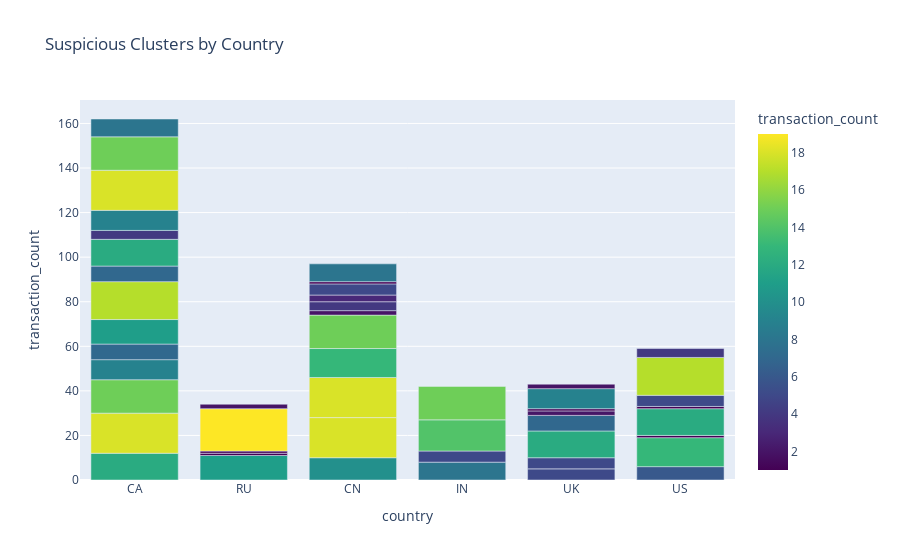
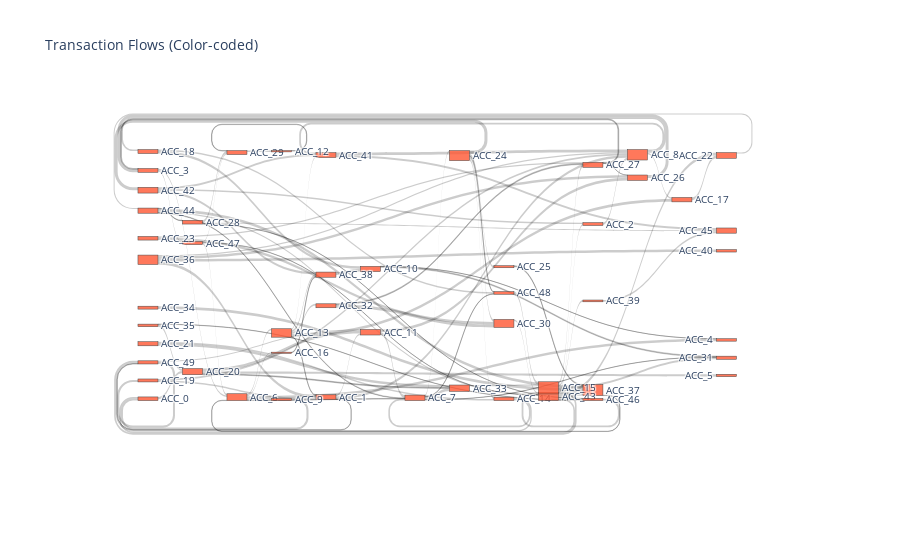

The notebook cell saved with these charts, in order:
### Code cell
neptune_endpoint = "wss://neptunedbcluster-ovklzbmd7ywv.cluster-ctij9o7ncbvq.us-east-1.neptune.amazonaws.com:8182/gremlin"

aml_system = EnhancedAMLSystem(neptune_endpoint)

aml_system.test_visualizations()

### Figure 1 — Plotly figure (JSON) as saved in the notebook; plotly's stock layout.template omitted (floating-point values rounded to 4 significant figures)
{"data": [{"alignmentgroup": "True", "hovertemplate": "country=%{x}<br>transaction_count=%{marker.color}<extra></extra>", "legendgroup": "", "marker": {"color": [12, 18, 15, 11, 10, 9, 18, 18, 8, 13, 5, 5, 6, 15, 1, 1, 7, 13, 5, 11, 2, 12, 17, 19, 7, 7, 4, 3, 1, 12, 1, 12, 5, 2, 17, 14, 4, 5, 2, 1, 4, 9, 9, 18, 1, 15, 8, 15, 8, 2], "coloraxis": "coloraxis", "pattern": {"shape": ""}}, "name": "", "offsetgroup": "", "orientation": "v", "showlegend": false, "textposition": "auto", "type": "bar", "x": ["CA", "CA", "CA", "RU", "CN", "CA", "CN", "CN", "IN", "CN", "IN", "UK", "US", "CN", "RU", "RU", "CA", "US", "UK", "CA", "CN", "UK", "CA", "RU", "CA", "UK", "CN", "CN", "US", "US", "US", "CA", "US", "UK", "US", "IN", "CA", "CN", "RU", "UK", "US", "CA", "UK", "CA", "CN", "CA", "CN", "IN", "CA", "UK"], "xaxis": "x", "y": [12, 18, 15, 11, 10, 9, 18, 18, 8, 13, 5, 5, 6, 15, 1, 1, 7, 13, 5, 11, 2, 12, 17, 19, 7, 7, 4, 3, 1, 12, 1, 12, 5, 2, 17, 14, 4, 5, 2, 1, 4, 9, 9, 18, 1, 15, 8, 15, 8, 2], "yaxis": "y"}], "layout": {"barmode": "relative", "coloraxis": {"colorbar": {"title": {"text": "transaction_count"}}, "colorscale": [[0, "#440154"], [0.1111, "#482878"], [0.2222, "#3e4989"], [0.3333, "#31688e"], [0.4444, "#26828e"], [0.5556, "#1f9e89"], [0.6667, "#35b779"], [0.7778, "#6ece58"], [0.8889, "#b5de2b"], [1, "#fde725"]]}, "legend": {"tracegroupgap": 0}, "title": {"text": "Suspicious Clusters by Country"}, "xaxis": {"anchor": "y", "domain": [0, 1], "title": {"text": "country"}}, "yaxis": {"anchor": "x", "domain": [0, 1], "title": {"text": "transaction_count"}}}}

### Figure 2 — Plotly figure (JSON) as saved in the notebook; plotly's stock layout.template omitted (floating-point values rounded to 4 significant figures)
{"data": [{"link": {"source": [4, 17, 17, 17, 7, 7, 19, 19, 35, 49, 49, 49, 49, 49, 27, 27, 36, 36, 36, 36, 36, 36, 37, 34, 0, 0, 5, 5, 41, 40, 40, 40, 1, 1, 30, 24, 24, 26, 26, 26, 26, 26, 31, 43, 25, 25, 48, 48, 48, 29, 3, 3, 47, 15, 15, 16, 6, 2, 2, 45, 45, 45, 45, 20, 22, 39, 32, 32, 9, 9, 9, 33, 33, 33, 33, 11, 11, 11, 11, 44, 12, 12, 12, 28, 13, 13, 14, 14, 14, 14, 14, 23, 23, 23, 23, 38, 38, 38, 18], "target": [40, 19, 13, 38, 42, 21, 43, 23, 29, 17, 34, 15, 22, 32, 13, 23, 25, 42, 20, 39, 44, 13, 22, 30, 7, 28, 17, 38, 38, 19, 16, 8, 27, 16, 11, 25, 47, 27, 31, 47, 9, 28, 20, 3, 43, 3, 29, 10, 44, 35, 12, 14, 33, 25, 47, 36, 20, 40, 44, 17, 43, 46, 38, 14, 7, 10, 10, 38, 41, 22, 32, 4, 41, 30, 20, 48, 20, 33, 23, 36, 29, 33, 14, 36, 19, 5, 49, 37, 21, 23, 18, 26, 42, 16, 28, 34, 0, 32, 4], "value": [7752.0, 5134.0, 1062.0, 8843.0, 2983.0, 154.6, 8560.0, 9416.0, 1531.0, 1653.0, 9518.0, 5462.0, 6969.0, 3984.0, 4041.0, 5150.0, 9431.0, 6848.0, 6604.0, 5904.0, 5761.0, 5267.0, 2303.0, 9413.0, 7934.0, 4884.0, 4521.0, 5198.0, 7181.0, 9509.0, 2799.0, 7807.0, 5068.0, 8388.0, 3316.0, 3766.0, 8130.0, 6085.0, 6689.0, 8232.0, 9948.0, 2014.0, 2943.0, 9607.0, 437.4, 2848.0, 7724.0, 3897.0, 554.7, 4225.0, 5400.0, 4836.0, 5237.0, 3200.0, 9846.0, 4010.0, 9592.0, 7787.0, 714.0, 9667.0, 8614.0, 7920.0, 4635.0, 1072.0, 9234.0, 5806.0, 7350.0, 8329.0, 4651.0, 7632.0, 6647.0, 5155.0, 4644.0, 9317.0, 7956.0, 1897.0, 9307.0, 3781.0, 1886.0, 5924.0, 3658.0, 744.9, 5773.0, 8608.0, 3396.0, 6639.0, 4474.0, 3770.0, 7802.0, 1582.0, 4687.0, 4602.0, 364.4, 9489.0, 1435.0, 4960.0, 4955.0, 5662.0, 6760.0]}, "node": {"color": ["rgba(255, 87, 51, 0.8)", "rgba(255, 87, 51, 0.8)", "rgba(255, 87, 51, 0.8)", "rgba(255, 87, 51, 0.8)", "rgba(255, 87, 51, 0.8)", "rgba(255, 87, 51, 0.8)", "rgba(255, 87, 51, 0.8)", "rgba(255, 87, 51, 0.8)", "rgba(255, 87, 51, 0.8)", "rgba(255, 87, 51, 0.8)", "rgba(255, 87, 51, 0.8)", "rgba(255, 87, 51, 0.8)", "rgba(255, 87, 51, 0.8)", "rgba(255, 87, 51, 0.8)", "rgba(255, 87, 51, 0.8)", "rgba(255, 87, 51, 0.8)", "rgba(255, 87, 51, 0.8)", "rgba(255, 87, 51, 0.8)", "rgba(255, 87, 51, 0.8)", "rgba(255, 87, 51, 0.8)", "rgba(255, 87, 51, 0.8)", "rgba(255, 87, 51, 0.8)", "rgba(255, 87, 51, 0.8)", "rgba(255, 87, 51, 0.8)", "rgba(255, 87, 51, 0.8)", "rgba(255, 87, 51, 0.8)", "rgba(255, 87, 51, 0.8)", "rgba(255, 87, 51, 0.8)", "rgba(255, 87, 51, 0.8)", "rgba(255, 87, 51, 0.8)", "rgba(255, 87, 51, 0.8)", "rgba(255, 87, 51, 0.8)", "rgba(255, 87, 51, 0.8)", "rgba(255, 87, 51, 0.8)", "rgba(255, 87, 51, 0.8)", "rgba(255, 87, 51, 0.8)", "rgba(255, 87, 51, 0.8)", "rgba(255, 87, 51, 0.8)", "rgba(255, 87, 51, 0.8)", "rgba(255, 87, 51, 0.8)", "rgba(255, 87, 51, 0.8)", "rgba(255, 87, 51, 0.8)", "rgba(255, 87, 51, 0.8)", "rgba(255, 87, 51, 0.8)", "rgba(255, 87, 51, 0.8)", "rgba(255, 87, 51, 0.8)", "rgba(255, 87, 51, 0.8)", "rgba(255, 87, 51, 0.8)", "rgba(255, 87, 51, 0.8)", "rgba(255, 87, 51, 0.8)"], "label": ["ACC_18", "ACC_21", "ACC_35", "ACC_3", "ACC_0", "ACC_19", "ACC_34", "ACC_10", "ACC_5", "ACC_42", "ACC_45", "ACC_44", "ACC_47", "ACC_49", "ACC_6", "ACC_32", "ACC_33", "ACC_1", "ACC_9", "ACC_11", "ACC_37", "ACC_4", "ACC_38", "ACC_7", "ACC_23", "ACC_27", "ACC_24", "ACC_14", "ACC_48", "ACC_29", "ACC_22", "ACC_25", "ACC_41", "ACC_43", "ACC_17", "ACC_12", "ACC_15", "ACC_16", "ACC_8", "ACC_39", "ACC_20", "ACC_2", "ACC_31", "ACC_26", "ACC_46", "ACC_36", "ACC_40", "ACC_30", "ACC_28", "ACC_13"], "pad": 15, "thickness": 20}, "type": "sankey"}], "layout": {"font": {"size": 10}, "title": {"text": "Transaction Flows (Color-coded)"}}}
